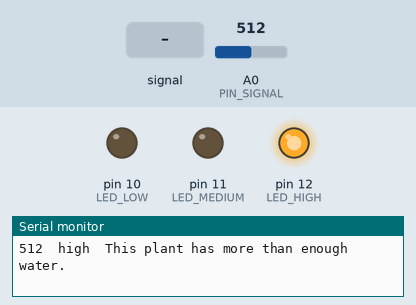
This sketch was run on a simulated Arduino Nano, built with avr-gcc and run on an emulated ATmega328P. Shown: output pins drawn as LEDs (lit = HIGH), the last lines printed to the serial monitor. The inputs (shaded band) are chosen by the test bench; at power-on: A0 (PIN_SIGNAL) = 512.

Above: at 1.8 s.
1.9 s: A0 (PIN_SIGNAL) fed a 200 Hz sine of ±81 counts around its level
At 5.2 s:
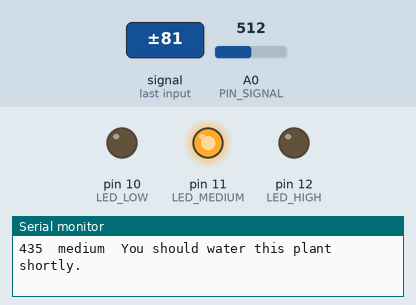
5.5 s: A0 (PIN_SIGNAL) set to 484
7.0 s: A0 (PIN_SIGNAL) set to 210
8.5 s: A0 (PIN_SIGNAL) set to 185
At 9.3 s:
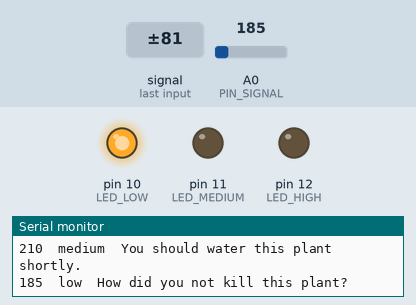
10.5 s: A0 (PIN_SIGNAL) set to 306
At 12.1 s:
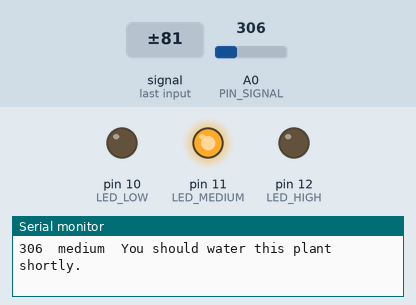
12.5 s: A0 (PIN_SIGNAL) set to 122
At 13.6 s:
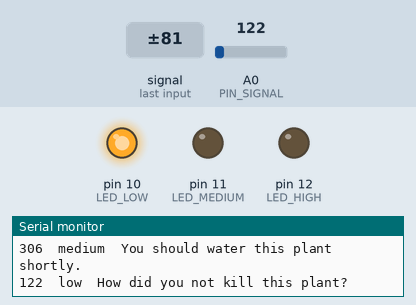
Timing chart, 0 to 15.5 s (numbered marks = the images above; inputs shaded):
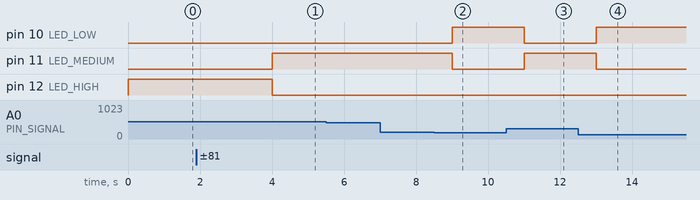

Measured:
- the behaviour switches between 201 and 200 on A0 (PIN_SIGNAL) (found by bisection; images 1 and 2)
- after the input at 1.9 s, pin 11 (LED_MEDIUM): LOW → HIGH after 2.1 s; pin 12 (LED_HIGH): HIGH → LOW after 2.1 s
- after the input at 8.5 s, pin 10 (LED_LOW): LOW → HIGH after 0.51 s; pin 11 (LED_MEDIUM): HIGH → LOW after 0.51 s
- after the input at 10.5 s, pin 10 (LED_LOW): HIGH → LOW after 0.51 s; pin 11 (LED_MEDIUM): LOW → HIGH after 0.51 s
- after the input at 12.5 s, pin 10 (LED_LOW): LOW → HIGH after 0.51 s; pin 11 (LED_MEDIUM): HIGH → LOW after 0.51 s

The sketch:

arduino_plant_water_sensor.ino
```cpp
/**
 * Arduino Plant Watering Indicator
 *
 * Measures the concentration of water in a plant and tells you
 * whether the plant needs water.
 *
 * Hardware:
 * - Arduino
 * - Water Sensor
 * - 3 jumper wires (male to male)
 *
 * And optionally, if you want LEDs to tell the output:
 * - 4 jumper wires (male to male)
 * - Red, yellow/orange and green LED
 * - 3x 220 ohm resistor
 *
 * Tested with Arduino Nano, but compatible with all Arduino boards.
 * See README for pinout used with this code.
 *
 * (c) Romein van Buren 2021.
 * MIT lisenced.
 */

// SETTINGS BEGIN ----------------------
// You can modify the following settings as per your requirements.

/**
 * Which monitor you want to use.
 *
 * "monitor" for text and "plotter" for chart
 */
#define MONITOR          "monitor"

/**
 * Signal pin, which goes to the water sensor.
 */
#define PIN_SIGNAL       A0

/**
 * Pin of the LED which blinks if there is too less water.
 */
#define LED_LOW          10

/**
 * Pin of the LED which blinks if there is a medium
 * concentration of water.
 */
#define LED_MEDIUM       11

/**
 * Pin of the LED which blinks if there is enough water.
 */
#define LED_HIGH         12

// SETTINGS END ------------------------
// Here begins the program.

/**
 * Tresholds.
 *
 * These have been fine-tuned, so do not modify these unless you
 * know what you're doing.
 */
#define TRESHOLD_MEDIUM  200
#define TRESHOLD_HIGH    500

/**
 * Output of the sensor
 */
int val;

/**
 * Output indicator.
 *
 * Can be one of "low", "medium" or "high".
 */
String indicator;

/**
 * Instruction congruent to indicator.
 */
String instruction;

/**
 * Setup
 */
void setup() {
  Serial.begin(9600);
  pinMode(LED_LOW,    OUTPUT);
  pinMode(LED_MEDIUM, OUTPUT);
  pinMode(LED_HIGH,   OUTPUT);
}

/**
 * Loop
 */
void loop() {
  val = analogRead(PIN_SIGNAL);
  indicate();
  led();
  delay(1000);
}

/**
 * Indicate
 */
void indicate() {
  if (val > TRESHOLD_HIGH) {
    indicator = "high";
    instruction = "This plant has more than enough water.";
  } else if (val > TRESHOLD_MEDIUM) {
    indicator = "medium";
    instruction = "You should water this plant shortly.";
  } else {
    indicator = "low";
    instruction = "How did you not kill this plant?";
  }

  if (MONITOR == "monitor") {
    Serial.print(val);
    Serial.print("\t");
    Serial.print(indicator);
    Serial.print("\t");
    Serial.println(instruction);
  } if (MONITOR == "plotter") {
    Serial.println(val);
  }
}

/**
 * Setup LED's
 */
void led() {
  if (indicator == "high") {
    digitalWrite(LED_HIGH,   HIGH);
    digitalWrite(LED_MEDIUM, LOW);
    digitalWrite(LED_LOW,    LOW);
  } else if (indicator == "medium") {
    digitalWrite(LED_HIGH,   LOW);
    digitalWrite(LED_MEDIUM, HIGH);
    digitalWrite(LED_LOW,    LOW);
  } else if (indicator == "low") {
    digitalWrite(LED_HIGH,   LOW);
    digitalWrite(LED_MEDIUM, LOW);
    digitalWrite(LED_LOW,    HIGH);
  } else {
    Serial.println("ERROR: I don't know which LED to turn on.");
  }
}
```
